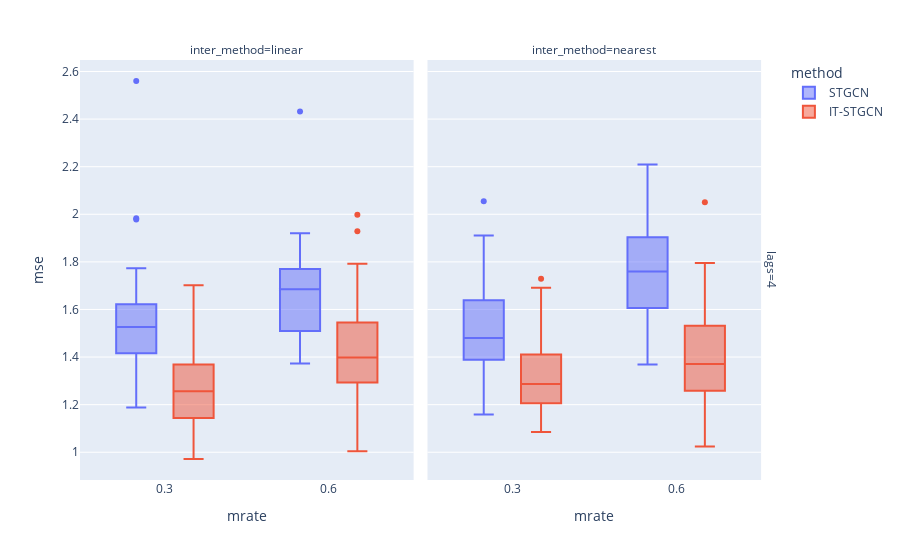

The notebook cell saved with this chart:
### Code cell
data2.query("mtype=='rand'").plot.box(backend='plotly',x='mrate',color='method',y='mse',facet_col='inter_method',facet_row='lags',height=1000)

### Figure 1 — Plotly figure (JSON) as saved in the notebook; plotly's stock layout.template omitted (floating-point values rounded to 4 significant figures)
{"data": [{"alignmentgroup": "True", "hovertemplate": "method=STGCN<br>lags=4<br>inter_method=linear<br>mrate=%{x}<br>mse=%{y}<extra></extra>", "legendgroup": "STGCN", "marker": {"color": "#636efa"}, "name": "STGCN", "notched": false, "offsetgroup": "STGCN", "orientation": "v", "showlegend": true, "type": "box", "x": [0.3, 0.6, 0.3, 0.6, 0.3, 0.6, 0.3, 0.6, 0.3, 0.6, 0.3, 0.6, 0.3, 0.6, 0.3, 0.6, 0.3, 0.6, 0.3, 0.6, 0.3, 0.6, 0.3, 0.6, 0.3, 0.6, 0.3, 0.6, 0.3, 0.6, 0.3, 0.6, 0.3, 0.6, 0.3, 0.6, 0.3, 0.6, 0.3, 0.6, 0.3, 0.6, 0.3, 0.6, 0.3, 0.6, 0.3, 0.6, 0.3, 0.6, 0.3, 0.6, 0.3, 0.6, 0.3, 0.6, 0.3, 0.6, 0.3, 0.6], "x0": " ", "xaxis": "x", "y": [1.557, 1.738, 1.312, 1.599, 1.59, 1.509, 1.678, 1.69, 1.978, 1.763, 1.512, 1.379, 1.416, 1.502, 1.673, 1.751, 1.622, 1.921, 1.51, 1.642, 1.429, 1.525, 1.983, 1.457, 1.444, 1.495, 1.692, 1.77, 1.371, 1.713, 1.502, 1.573, 2.56, 1.438, 1.533, 1.833, 1.53, 1.746, 1.537, 1.821, 1.253, 1.875, 1.552, 1.679, 1.774, 1.373, 1.321, 1.657, 1.188, 1.834, 1.416, 1.734, 1.287, 1.868, 1.381, 2.431, 1.557, 1.495, 1.522, 1.522], "y0": " ", "yaxis": "y"}, {"alignmentgroup": "True", "hovertemplate": "method=STGCN<br>lags=4<br>inter_method=nearest<br>mrate=%{x}<br>mse=%{y}<extra></extra>", "legendgroup": "STGCN", "marker": {"color": "#636efa"}, "name": "STGCN", "notched": false, "offsetgroup": "STGCN", "orientation": "v", "showlegend": false, "type": "box", "x": [0.3, 0.6, 0.3, 0.6, 0.3, 0.6, 0.3, 0.6, 0.3, 0.6, 0.3, 0.6, 0.3, 0.6, 0.3, 0.6, 0.3, 0.6, 0.3, 0.6, 0.3, 0.6, 0.3, 0.6, 0.3, 0.6, 0.3, 0.6, 0.3, 0.6, 0.3, 0.6, 0.3, 0.6, 0.3, 0.6, 0.3, 0.6, 0.3, 0.6, 0.3, 0.6, 0.3, 0.6, 0.3, 0.6, 0.3, 0.6, 0.3, 0.6, 0.3, 0.6, 0.3, 0.6, 0.3, 0.6, 0.3, 0.6, 0.3, 0.6], "x0": " ", "xaxis": "x2", "y": [1.591, 1.675, 1.374, 1.805, 1.559, 1.534, 1.398, 1.609, 1.39, 1.577, 1.285, 2.004, 1.474, 1.807, 1.638, 1.668, 1.668, 1.904, 1.831, 1.719, 1.911, 1.411, 1.433, 1.835, 1.469, 1.581, 1.532, 2.013, 1.302, 2.08, 1.696, 1.879, 1.389, 1.56, 1.446, 1.572, 1.67, 1.631, 1.487, 1.606, 1.551, 1.711, 1.892, 2.208, 2.055, 2.078, 1.508, 1.369, 1.311, 1.824, 1.159, 1.801, 1.392, 2.004, 1.523, 1.816, 1.358, 2.209, 1.306, 1.633], "y0": " ", "yaxis": "y2"}, {"alignmentgroup": "True", "hovertemplate": "method=IT-STGCN<br>lags=4<br>inter_method=linear<br>mrate=%{x}<br>mse=%{y}<extra></extra>", "legendgroup": "IT-STGCN", "marker": {"color": "#EF553B"}, "name": "IT-STGCN", "notched": false, "offsetgroup": "IT-STGCN", "orientation": "v", "showlegend": true, "type": "box", "x": [0.3, 0.6, 0.3, 0.6, 0.3, 0.6, 0.3, 0.6, 0.3, 0.6, 0.3, 0.6, 0.3, 0.6, 0.3, 0.6, 0.3, 0.6, 0.3, 0.6, 0.3, 0.6, 0.3, 0.6, 0.3, 0.6, 0.3, 0.6, 0.3, 0.6, 0.3, 0.6, 0.3, 0.6, 0.3, 0.6, 0.3, 0.6, 0.3, 0.6, 0.3, 0.6, 0.3, 0.6, 0.3, 0.6, 0.3, 0.6, 0.3, 0.6, 0.3, 0.6, 0.3, 0.6, 0.3, 0.6, 0.3, 0.6, 0.3, 0.6], "x0": " ", "xaxis": "x", "y": [1.123, 1.793, 1.333, 1.998, 1.112, 1.373, 1.192, 1.239, 1.053, 1.39, 1.276, 1.377, 1.412, 1.717, 1.399, 1.407, 1.269, 1.545, 1.298, 1.411, 1.118, 1.929, 1.137, 1.279, 1.248, 1.3, 1.225, 1.523, 1.265, 1.121, 1.196, 1.321, 1.579, 1.306, 1.43, 1.544, 1.169, 1.239, 1.227, 1.445, 1.368, 1.547, 1.531, 1.294, 1.055, 1.167, 1.188, 1.363, 1.39, 1.627, 1.359, 1.458, 0.9716, 1.005, 1.328, 1.288, 1.701, 1.56, 1.144, 1.465], "y0": " ", "yaxis": "y"}, {"alignmentgroup": "True", "hovertemplate": "method=IT-STGCN<br>lags=4<br>inter_method=nearest<br>mrate=%{x}<br>mse=%{y}<extra></extra>", "legendgroup": "IT-STGCN", "marker": {"color": "#EF553B"}, "name": "IT-STGCN", "notched": false, "offsetgroup": "IT-STGCN", "orientation": "v", "showlegend": false, "type": "box", "x": [0.3, 0.6, 0.3, 0.6, 0.3, 0.6, 0.3, 0.6, 0.3, 0.6, 0.3, 0.6, 0.3, 0.6, 0.3, 0.6, 0.3, 0.6, 0.3, 0.6, 0.3, 0.6, 0.3, 0.6, 0.3, 0.6, 0.3, 0.6, 0.3, 0.6, 0.3, 0.6, 0.3, 0.6, 0.3, 0.6, 0.3, 0.6, 0.3, 0.6, 0.3, 0.6, 0.3, 0.6, 0.3, 0.6, 0.3, 0.6, 0.3, 0.6, 0.3, 0.6, 0.3, 0.6, 0.3, 0.6, 0.3, 0.6, 0.3, 0.6], "x0": " ", "xaxis": "x2", "y": [1.557, 1.318, 1.418, 1.25, 1.177, 1.411, 1.305, 1.532, 1.691, 1.258, 1.729, 1.024, 1.254, 1.35, 1.124, 1.561, 1.4, 1.433, 1.085, 1.795, 1.387, 1.491, 1.188, 1.545, 1.26, 1.601, 1.269, 1.691, 1.21, 1.208, 1.452, 1.365, 1.154, 1.18, 1.155, 1.206, 1.319, 1.437, 1.252, 1.372, 1.236, 1.407, 1.234, 1.331, 1.333, 1.369, 1.366, 1.243, 1.468, 1.306, 1.563, 1.264, 1.205, 1.426, 1.373, 1.665, 1.411, 2.051, 1.142, 1.211], "y0": " ", "yaxis": "y2"}], "layout": {"annotations": [{"font": {}, "showarrow": false, "text": "inter_method=linear", "x": 0.24, "xanchor": "center", "xref": "paper", "y": 1, "yanchor": "bottom", "yref": "paper"}, {"font": {}, "showarrow": false, "text": "inter_method=nearest", "x": 0.74, "xanchor": "center", "xref": "paper", "y": 1, "yanchor": "bottom", "yref": "paper"}, {"font": {}, "showarrow": false, "text": "lags=4", "textangle": 90, "x": 0.98, "xanchor": "left", "xref": "paper", "y": 0.5, "yanchor": "middle", "yref": "paper"}], "autosize": true, "boxmode": "group", "legend": {"title": {"text": "method"}, "tracegroupgap": 0}, "margin": {"t": 60}, "xaxis": {"anchor": "y", "autorange": true, "domain": [0, 0.48], "range": [0.1477, 0.7523], "title": {"text": "mrate"}, "type": "linear"}, "xaxis2": {"anchor": "y2", "autorange": true, "domain": [0.5, 0.98], "matches": "x", "range": [0.1477, 0.7523], "title": {"text": "mrate"}, "type": "linear"}, "yaxis": {"anchor": "x", "autorange": true, "domain": [0, 1], "range": [0.8834, 2.648], "title": {"text": "mse"}, "type": "linear"}, "yaxis2": {"anchor": "x2", "autorange": true, "domain": [0, 1], "matches": "y", "range": [0.8834, 2.648], "showticklabels": false, "type": "linear"}}}
